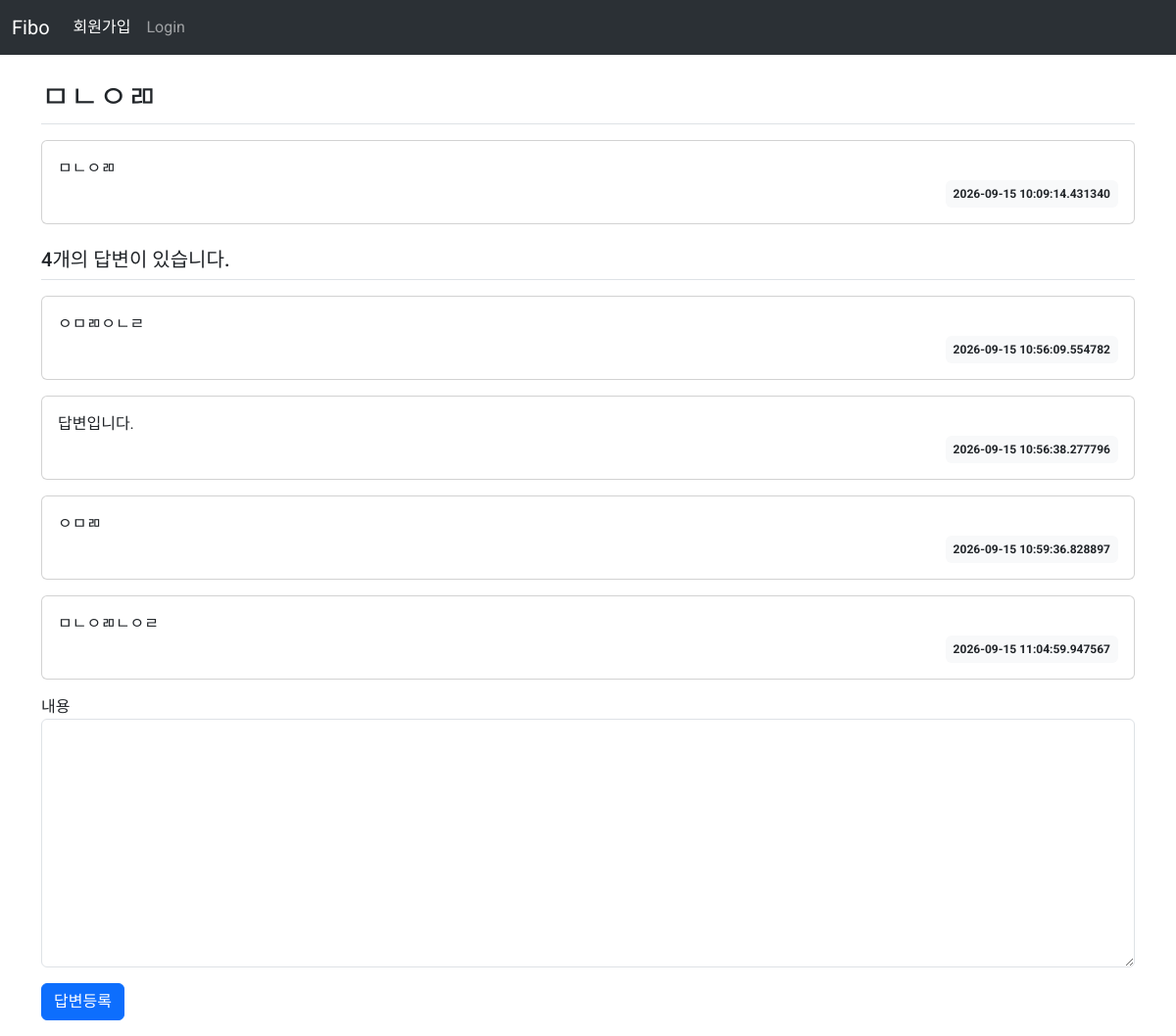
Page /question/detail/4 on the committed database.
### pybo/models.py (models this page shows)
class Question(db.Model):
    id = db.Column(db.Integer, primary_key=True)
    subject = db.Column(db.String(200), nullable=False)
    content = db.Column(db.Text, nullable=False)
    create_date = db.Column(db.DateTime,nullable=False)

class Answer(db.Model):
    id = db.Column(db.Integer, primary_key=True)
    question_id = db.Column(db.Integer, db.ForeignKey('question.id',ondelete="CASCADE"), nullable=False)
    question = db.relationship(Question, backref=db.backref('answer_set'))
    content = db.Column(db.Text, nullable=False)
    create_date = db.Column(db.DateTime,nullable=False)

### pybo/views/question_views.py (the view)
@bp.route('/detail/<int:question_id>')
def detail(question_id):
    form=AnswerForm()
    question = Question.query.get_or_404(question_id)
    return render_template('question/question_detail.html', question=question,form=form)

### pybo/forms.py
class AnswerForm(FlaskForm):
    content=TextAreaField("내용",validators=[DataRequired("내용은 필수입니다.")])
    submit=SubmitField("답변등록")

### pybo/templates/question/question_detail.html (shortened to what this page needs)
{% extends "base.html" %}
{% block content %}
<div class="container my-3">
    <h2 class="border-bottom py-2">{{ question.subject }}</h2>
    <div class="card my-3">
        <div class="card-body">
            <div class="card-text" style="white-space: pre-line;">{{ question.content }}</div>
            <div class="d-flex justify-content-end">
                <div class="badge bg-light text-dark p-2">
                    {{ question.create_date }}
                </div>
            </div>
        </div>
    </div>
    <h5 class="border-bottom my-3 py-2">{{ question.answer_set|length }}개의 답변이 있습니다.</h5>
    {% for answer in question.answer_set %}
    <div class="card my-3">
        <div class="card-body">
            <div class="card-text" style="white-space: pre-line;">{{ answer.content }}</div>
            <div class="d-flex justify-content-end">
                <div class="badge bg-light text-dark p-2">
                    {{ answer.create_date }}
                </div>
            </div>
        </div>
    </div>
    {% endfor %}
    <form action="{{ url_for('answer.create', question_id=question.id) }}" method="post" class="my-3">
        <div class="mb-3">
            {{ form.content.label }}
            {{ form.content(class="form-control", rows="10") }}
        </div>
        {{ form.submit(class="btn btn-primary") }}
    </form>
</div>
{% endblock %}

### pybo/static/style.css (style rules this page uses)
body { font-family: "Roboto", sans-serif; font-weight: 400; }
textarea { width:100%; }

### rows in the picture
Question: subject "ㅁㄴㅇㄻ", content "ㅁㄴㅇㄻ", create_date "2026-09-15 10:09:14.431340"
Answer: content "ㅇㅁㄻㅇㄴㄹ", create_date "2026-09-15 10:56:09.554782"
Answer: content "답변입니다.", create_date "2026-09-15 10:56:38.277796"
Answer: content "ㅇㅁㄻ", create_date "2026-09-15 10:59:36.828897"
Answer: content "ㅁㄴㅇㄻㄴㅇㄹ", create_date "2026-09-15 11:04:59.947567"

### other values in the picture
{{ question.answer_set|length }} "4"
